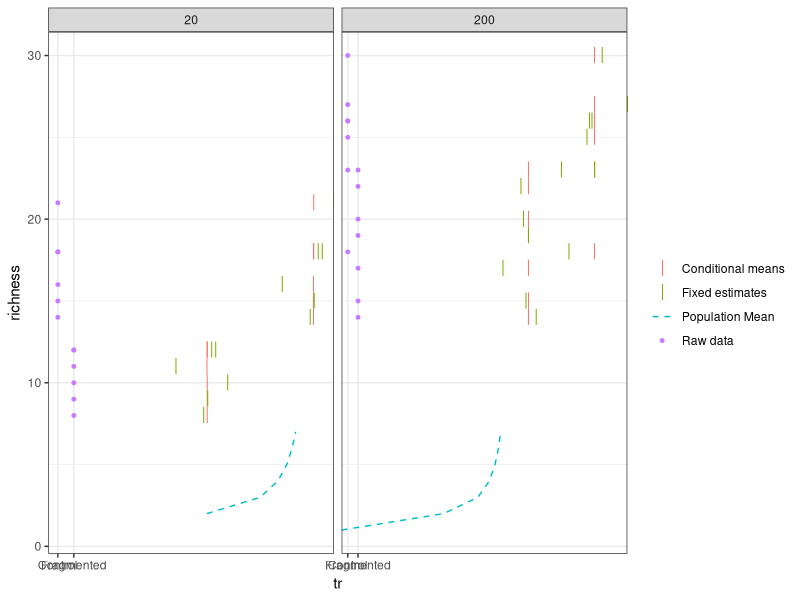

Here is the R script that generated this plot:
#Molly Jenkins
#Assignment 3
#ENEC563 
#02/14/2017

# The data are contained in a comma separated file. If you open the file in text reader, 
#you will notice that the first four rows contain descriptive information.
# 1_1) Read the data into R with one line of code.  
  #To do this you will need to learn how to skip rows at the beginning of a file by examing the help for the read.csv file.
  # 1_2) Rename the columns something more easy to type.
  # 1_3) Generate a table that shows how many replicates there are for each treatment combination for each block 
        #and indicate if the experiment is balanced.
  # 1_4) You will be analyzing all predictor variables (Treatment, Size and Replicate) as categorical variables.  
        #Make sure you convert them all to categorical ones.

# 2) Analyze this experiment as a fixed effect model
  # 2_1) Find the best model which uses the two experimental treatments and the blocking variable as fixed effects.  
        #You will be analyzing all predictor variables (Treatment, Size and Replicate) as categorical variables. 
  # 2_2) Explain why you cannot examine the three way interaction among all three variable.
  # 3) Find the best mixed model which uses the two experimental treatments as fixed effects and the blocking variable as a random effect.
    # Compare the amount of variation of the observations that is due to among block variation to the within block variation.
# 4) Give a one or two sentence description of what your final model from question 3 says.
# 5) Create a single graphic (the graphic may contain more than one panel) that summarizes the results of your analysis in question 3.
    # It should show the average species richness of plots as predicted by your model for those treatments that had a significant effect on richness.
    # It should clearly demonstrate how the individual treatment factors (not block) operate separately and in concert.
    # It should show the actual data points

#setwd("C:/git/coursework/ENEC563")
library(dplyr)
library(nlme)

####Problem 1####
#1_1)
mossart = read.csv("Moss_ArthropodSR.csv", skip = 4)

#1_2)
mossart = mossart %>%
  rename("rep"= Replicates, "tr" = Treatment, "A" = Area..cm2., "n" = Species.Richness)

#1_3 
table(mossart$rep, mossart$tr, mossart$A)
#almost perfectly balanced save for the first block in the 20 Area patch


#1_4
mossart$tr = as.factor(mossart$tr)
mossart$A = as.factor(mossart$A)
mossart$rep = as.factor(mossart$rep)


####Problem 2:Fixed effect mod####
mod1 = lm(n~tr*A*rep, data = mossart)
summary(mod1) #just can't happen! 0 vals for the residuals! 
anova(mod1)
mod2 = lm(n~tr*A+rep, data = mossart)
summary(mod2) #explains ~83% of the variation, 73% adjusted
anova(mod2)
mod3 = lm(n~tr+A+rep, data = mossart)
summary(mod3) #explains 83% var again, 75% adjusted
anova(mod3)

#####Problem 3: Mixed effect mod####
mod4 = lme(n~tr*A,random=~1|rep,data=mossart,control=list(opt="optim"))
summary(mod4) #Tau = 0.04608588, sigma = 3.007672
anova(mod4)
mod5 = lme(n~tr+A,random=~1|rep,data=mossart,control=list(opt="optim"))
summary(mod5) #Tau = 0.04766504, sigma = 2.942209
anova(mod5)

#compare among block to within block by examining dfs & ratio of Tau to sig  
#is there an interaction between treatment and area? looks like the interactive models are marginally better than the additive mods in both cases, but not by much at all 
#compare mod2 and mod4? fixed vs random/mixed 


#in summary we can see our est for our intercept, the effect, the SE estimates, and p values 
#we can also see StdDev and Intercept = Tau; Residual = sigma 
#if squared would get sigma and tau squared
#if intercept higher than residual then indicative original model would be a source of huge error

#random = U_0i -> random effect of pot -> is a normal with mean 0 and variance Tau^2 
#within each pot there's a random mean, and we don't know what that is 

#there's var in each plant in each pot, and each pot is also going to have random var 

#can partition that variation and error into fixed (mean of 0, var of sigma) and random (mean of 0 and var of Tau)


mean.dat <- data.frame(fix.ests=predict(mod2), mix.ests=fitted(mod4)) #make df for plotting this, gen predictions based on plot and plant type
moss2 <- cbind(mossart, mean.dat) #just slap onto original df so real data there too 

as.numeric(moss2$rep)
moss2$pop.mean <- fixef(mod4)[1]+fixef(mod4)[2]/(as.numeric(moss2$rep)-1) #fix

####Problem 4####
#

####Problem 5####
library(ggplot2)
theme_set(theme_bw())

ggplot(moss2,aes(x=tr,y=n))+geom_point(aes(color="Raw data"),size=1)+
  geom_point(aes(x=mix.ests,color="Conditional means"),shape="|",size=4)+
  geom_point(aes(x=fix.ests,color="Fixed estimates"),shape="|",size=4)+
  geom_line(aes(y=as.numeric(rep),x=pop.mean,color="Population Mean"),
            linetype=2)+facet_wrap(~A,scales="free_x")+
  labs(x="tr",y="richness",color="")
